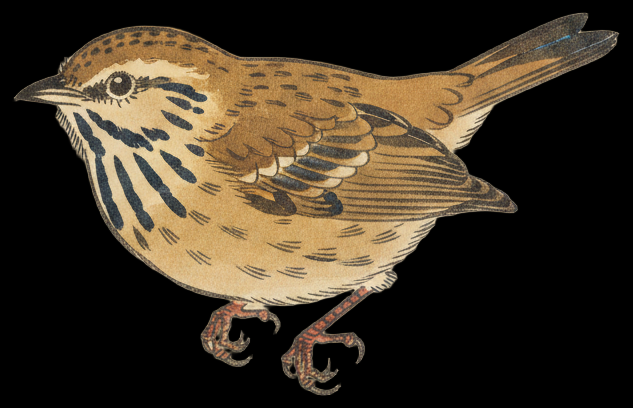
#> input picture avian/assets/illustrations/acanthiza-lineata.png, 633 x 408 px
$ python -i cutout.py   (imports and definitions only)
#> lines starting #> are read from the running program, lines starting #| are printed output that depends on the picture
#> further down, picture is the input picture: shape (408, 633, 3); mean B, G, R 36.7, 52, 62.9
#!/usr/bin/env python3
"""AvianVisitors - cut the cream ground off the generated illustrations.

Step 2 of the illustration pipeline (after pregen.py, before build_masks.py).

pregen.py renders each bird on a flat cream ground because the image model
can't cut a clean transparent background on its own (it leaves holes and
fringes). A flat known ground, by contrast, removes cleanly. This runs each
illustration through the BiRefNet matting model (via rembg), then crops to
the bird's bounding box with a small even margin, and saves an RGBA cutout
back in place.

Idempotent: an illustration that already has a transparent background is
skipped unless you pass --force.

Requires rembg + onnxruntime (see requirements.txt). The first run downloads
the BiRefNet model (~1 GB) to ~/.u2net/.

Usage:
    python3 cutout.py                      # process every illustration
    python3 cutout.py calypte-anna         # one slug (both poses)
    python3 cutout.py calypte-anna-2 --force
"""
from __future__ import annotations
import argparse
import sys
from pathlib import Path


def ink_silhouette(rgb, margin: float = 8.0):
    """Silhouette taken from the drawing's own ink outline, not from colour.

    Every bird is drawn with a closed ink contour on a flat cream ground.
    Flood-filling inward from the frame border through non-ink pixels reaches
    all true background - including concave pockets a matting model tends to
    swallow, such as the gap between a tucked neck and a raised wing - but it
    cannot cross the outline into the body.

    This is the only test that works when the plumage is the same colour as
    the ground. A white egret's body sits within a few levels of the cream
    field, so a colour test either keeps the background (leaving a
    feather-coloured slab where there should be a hole) or dissolves the bird
    outright. The outline is unambiguous where colour is not.

    Returns a boolean mask of the bird.
    """
#> called with margin = 8
    import numpy as np
    from scipy import ndimage

    g = rgb.mean(axis=2).astype(np.float32)
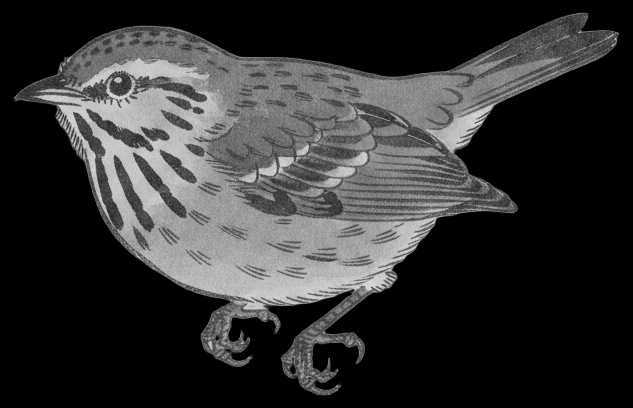
#> g: shape (408, 633) float32; min 0, max 229, mean 50.5
    ground = float(np.median(g))          # the ground dominates the frame
#> ground = 0
    ink = g < (ground - margin)
#> ink: shape (408, 633) bool; every value is 0
    lab, _ = ndimage.label(~ink)
#> lab: shape (408, 633) int32; every value is 1
    border = set(np.unique(np.concatenate([lab[0], lab[-1], lab[:, 0], lab[:, -1]])))
#> border = 1 item
    border.discard(0)
    outside = np.isin(lab, list(border))
#> outside: shape (408, 633) bool; every value is 1
    bird = ndimage.binary_fill_holes(~outside)

    # Largest blob only - drops paper-edge strips and scan noise, which would
    # otherwise inflate the crop box to the whole frame.
    lab2, n = ndimage.label(bird)
#> lab2: shape (408, 633) int32; every value is 0
#> n = 0
    if n:
        sizes = ndimage.sum(bird, lab2, range(1, n + 1))
        bird = lab2 == (int(np.argmax(sizes)) + 1)
    return bird


# [174 lines left out: functions build_alpha, repair_alpha, main, not called in this run]


# [2 lines not run here, left out]

>>> import cv2
>>> picture = cv2.imread('../assets/illustrations/acanthiza-lineata.png')
>>> result = ink_silhouette(picture)
